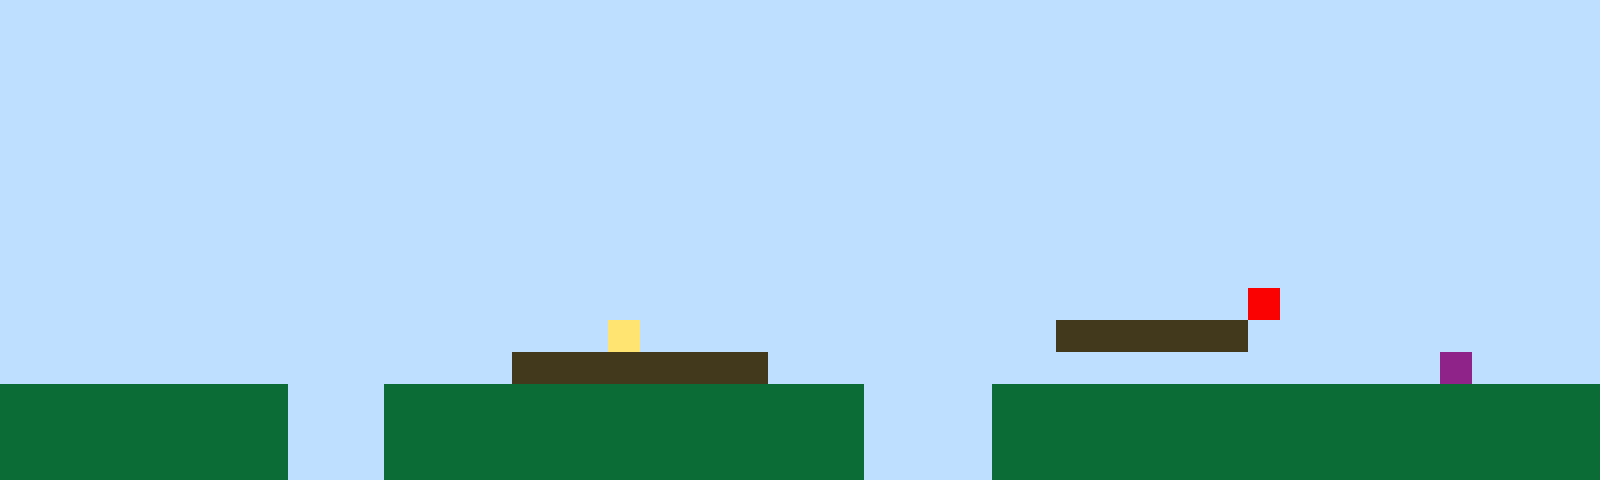

The image is a tile-based game level rendered from a .tmx file. Its description and complete source (layers, tilesets, objects, tile grids) follow:
An orthogonal 50x15 tile map with 32x32 px tiles, 1 tile layer (Tile Layer 1).

<map version="1.10" tiledversion="1.11.2" orientation="orthogonal" renderorder="right-up" width="50" height="15" tilewidth="32" tileheight="32" infinite="0" nextlayerid="2" nextobjectid="1"><editorsettings><export target="map1.csv" format="csv" /></editorsettings><tileset firstgid="1" name="sprites" tilewidth="32" tileheight="32" tilecount="6" columns="3"><image source="sprites.png" width="96" height="64" /></tileset><layer id="1" name="Tile Layer 1" width="50" height="15"><data encoding="csv">1,1,1,1,1,1,1,1,1,1,1,1,1,1,1,1,1,1,1,1,1,1,1,1,1,1,1,1,1,1,1,1,1,1,1,1,1,1,1,1,1,1,1,1,1,1,1,1,1,1,1,1,1,1,1,1,1,1,1,1,1,1,1,1,1,1,1,1,1,1,1,1,1,1,1,1,1,1,1,1,1,1,1,1,1,1,1,1,1,1,1,1,1,1,1,1,1,1,1,1,1,1,1,1,1,1,1,1,1,1,1,1,1,1,1,1,1,1,1,1,1,1,1,1,1,1,1,1,1,1,1,1,1,1,1,1,1,1,1,1,1,1,1,1,1,1,1,1,1,1,1,1,1,1,1,1,1,1,1,1,1,1,1,1,1,1,1,1,1,1,1,1,1,1,1,1,1,1,1,1,1,1,1,1,1,1,1,1,1,1,1,1,1,1,1,1,1,1,1,1,1,1,1,1,1,1,1,1,1,1,1,1,1,1,1,1,1,1,1,1,1,1,1,1,1,1,1,1,1,1,1,1,1,1,1,1,1,1,1,1,1,1,1,1,1,1,1,1,1,1,1,1,1,1,1,1,1,1,1,1,1,1,1,1,1,1,1,1,1,1,1,1,1,1,1,1,1,1,1,1,1,1,1,1,1,1,1,1,1,1,1,1,1,1,1,1,1,1,1,1,1,1,1,1,1,1,1,1,1,1,1,1,1,1,1,1,1,1,1,1,1,1,1,1,1,1,1,1,1,1,1,1,1,1,1,1,1,1,1,1,1,1,1,1,1,1,1,1,1,1,1,1,1,1,1,1,1,1,1,1,1,1,1,1,1,1,1,1,1,1,1,1,1,1,1,1,1,1,1,1,1,1,1,1,1,1,1,1,1,1,1,1,1,1,1,1,1,1,1,1,1,1,1,1,1,1,1,1,1,1,1,1,1,1,1,1,1,1,1,1,1,1,1,1,1,1,1,1,1,1,1,1,1,1,1,1,1,1,1,1,1,1,1,1,1,1,1,1,1,1,1,1,1,1,1,1,1,1,1,1,1,1,1,1,1,1,1,1,1,1,1,1,1,1,1,1,1,1,1,1,1,1,1,1,1,1,1,1,1,5,1,1,1,1,1,1,1,1,1,1,1,1,1,1,1,1,1,1,1,1,1,1,1,1,1,1,1,1,1,4,1,1,1,1,1,1,1,1,1,1,1,1,1,3,3,3,3,3,3,1,1,1,1,1,1,1,1,1,1,1,1,1,1,1,1,1,1,1,1,1,1,1,1,1,1,1,3,3,3,3,3,3,3,3,1,1,1,1,1,1,1,1,1,1,1,1,1,1,1,1,1,1,1,1,1,6,1,1,1,1,2,2,2,2,2,2,2,2,2,1,1,1,2,2,2,2,2,2,2,2,2,2,2,2,2,2,2,1,1,1,1,2,2,2,2,2,2,2,2,2,2,2,2,2,2,2,2,2,2,2,2,2,2,2,2,2,2,2,2,1,1,1,2,2,2,2,2,2,2,2,2,2,2,2,2,2,2,1,1,1,1,2,2,2,2,2,2,2,2,2,2,2,2,2,2,2,2,2,2,2,2,2,2,2,2,2,2,2,2,1,1,1,2,2,2,2,2,2,2,2,2,2,2,2,2,2,2,1,1,1,1,2,2,2,2,2,2,2,2,2,2,2,2,2,2,2,2,2,2,2</data></layer></map>
